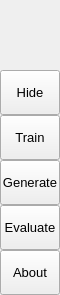
        <widget class="QFrame" name="leftMenuBg">
         <property name="minimumSize">
          <size>
           <width>60</width>
           <height>0</height>
          </size>
         </property>
         <property name="maximumSize">
          <size>
           <width>60</width>
           <height>16777215</height>
          </size>
         </property>
         <property name="frameShape">
          <enum>QFrame::NoFrame</enum>
         </property>
         <property name="frameShadow">
          <enum>QFrame::Raised</enum>
         </property>
         <layout class="QVBoxLayout" name="verticalLayout_3">
          <property name="spacing">
           <number>0</number>
          </property>
          <property name="leftMargin">
           <number>0</number>
          </property>
          <property name="topMargin">
           <number>0</number>
          </property>
          <property name="rightMargin">
           <number>0</number>
          </property>
          <property name="bottomMargin">
           <number>0</number>
          </property>
          <item>
           <widget class="QFrame" name="topLogoInfo">
            <property name="minimumSize">
             <size>
              <width>0</width>
              <height>70</height>
             </size>
            </property>
            <property name="maximumSize">
             <size>
              <width>16777215</width>
              <height>70</height>
             </size>
            </property>
            <property name="frameShape">
             <enum>QFrame::NoFrame</enum>
            </property>
            <property name="frameShadow">
             <enum>QFrame::Raised</enum>
            </property>
            <widget class="QLabel" name="titleLeftApp">
             <property name="geometry">
              <rect>
               <x>70</x>
               <y>8</y>
               <width>160</width>
               <height>20</height>
              </rect>
             </property>
             <property name="font">
              <font>
               <family>Segoe UI Semibold</family>
               <pointsize>12</pointsize>
               <italic>false</italic>
               <bold>false</bold>
              </font>
             </property>
             <property name="text">
              <string>DGGI</string>
             </property>
             <property name="alignment">
              <set>Qt::AlignLeading|Qt::AlignLeft|Qt::AlignTop</set>
             </property>
            </widget>
            <widget class="QLabel" name="titleLeftDescription">
             <property name="geometry">
              <rect>
               <x>70</x>
               <y>27</y>
               <width>160</width>
               <height>31</height>
              </rect>
             </property>
             <property name="maximumSize">
              <size>
               <width>16777215</width>
               <height>100</height>
              </size>
             </property>
             <property name="font">
              <font>
               <family>Segoe UI</family>
               <pointsize>8</pointsize>
               <italic>false</italic>
               <bold>false</bold>
              </font>
             </property>
             <property name="text">
              <string>&lt;html&gt;&lt;head/&gt;&lt;body&gt;&lt;p&gt;Deep-generative graphs&lt;br/&gt;for the Internet&lt;/p&gt;&lt;/body&gt;&lt;/html&gt;</string>
             </property>
             <property name="alignment">
              <set>Qt::AlignLeading|Qt::AlignLeft|Qt::AlignTop</set>
             </property>
            </widget>
            <widget class="QFrame" name="frame_62">
             <property name="geometry">
              <rect>
               <x>10</x>
               <y>10</y>
               <width>50</width>
               <height>50</height>
              </rect>
             </property>
             <property name="autoFillBackground">
              <bool>false</bool>
             </property>
             <property name="styleSheet">
              <string notr="true">
image: url(:/images/images/images/logo.png);</string>
             </property>
             <property name="frameShape">
              <enum>QFrame::NoFrame</enum>
             </property>
             <property name="frameShadow">
              <enum>QFrame::Raised</enum>
             </property>
            </widget>
           </widget>
          </item>
          <item>
           <widget class="QFrame" name="leftMenuFrame">
            <property name="frameShape">
             <enum>QFrame::NoFrame</enum>
            </property>
            <property name="frameShadow">
             <enum>QFrame::Raised</enum>
            </property>
            <layout class="QVBoxLayout" name="verticalMenuLayout">
             <property name="spacing">
              <number>0</number>
             </property>
             <property name="leftMargin">
              <number>0</number>
             </property>
             <property name="topMargin">
              <number>0</number>
             </property>
             <property name="rightMargin">
              <number>0</number>
             </property>
             <property name="bottomMargin">
              <number>0</number>
             </property>
             <item>
              <widget class="QFrame" name="toggleBox">
               <property name="maximumSize">
                <size>
                 <width>16777215</width>
                 <height>45</height>
                </size>
               </property>
               <property name="frameShape">
                <enum>QFrame::NoFrame</enum>
               </property>
               <property name="frameShadow">
                <enum>QFrame::Raised</enum>
               </property>
               <layout class="QVBoxLayout" name="verticalLayout_4">
                <property name="spacing">
                 <number>0</number>
                </property>
                <property name="leftMargin">
                 <number>0</number>
                </property>
                <property name="topMargin">
                 <number>0</number>
                </property>
                <property name="rightMargin">
                 <number>0</number>
                </property>
                <property name="bottomMargin">
                 <number>0</number>
                </property>
                <item>
                 <widget class="QPushButton" name="toggleButton">
                  <property name="sizePolicy">
                   <sizepolicy hsizetype="Expanding" vsizetype="Fixed">
                    <horstretch>0</horstretch>
                    <verstretch>0</verstretch>
                   </sizepolicy>
                  </property>
                  <property name="minimumSize">
                   <size>
                    <width>0</width>
                    <height>45</height>
                   </size>
                  </property>
                  <property name="font">
                   <font>
                    <family>Segoe UI</family>
                    <pointsize>10</pointsize>
                    <italic>false</italic>
                    <bold>false</bold>
                   </font>
                  </property>
                  <property name="cursor">
                   <cursorShape>PointingHandCursor</cursorShape>
                  </property>
                  <property name="layoutDirection">
                   <enum>Qt::LeftToRight</enum>
                  </property>
                  <property name="styleSheet">
                   <string notr="true">background-image: url(:/icons/images/icons/icon_menu.png);</string>
                  </property>
                  <property name="text">
                   <string>Hide</string>
                  </property>
                 </widget>
                </item>
               </layout>
              </widget>
             </item>
             <item alignment="Qt::AlignTop">
              <widget class="QFrame" name="topMenu">
               <property name="frameShape">
                <enum>QFrame::NoFrame</enum>
               </property>
               <property name="frameShadow">
                <enum>QFrame::Raised</enum>
               </property>
               <layout class="QVBoxLayout" name="verticalLayout_8">
                <property name="spacing">
                 <number>0</number>
                </property>
                <property name="leftMargin">
                 <number>0</number>
                </property>
                <property name="topMargin">
                 <number>0</number>
                </property>
                <property name="rightMargin">
                 <number>0</number>
                </property>
                <property name="bottomMargin">
                 <number>0</number>
                </property>
                <item>
                 <widget class="QPushButton" name="btn_train">
                  <property name="sizePolicy">
                   <sizepolicy hsizetype="Expanding" vsizetype="Fixed">
                    <horstretch>0</horstretch>
                    <verstretch>0</verstretch>
                   </sizepolicy>
                  </property>
                  <property name="minimumSize">
                   <size>
                    <width>0</width>
                    <height>45</height>
                   </size>
                  </property>
                  <property name="font">
                   <font>
                    <family>Segoe UI</family>
                    <pointsize>10</pointsize>
                    <italic>false</italic>
                    <bold>false</bold>
                   </font>
                  </property>
                  <property name="cursor">
                   <cursorShape>PointingHandCursor</cursorShape>
                  </property>
                  <property name="layoutDirection">
                   <enum>Qt::LeftToRight</enum>
                  </property>
                  <property name="styleSheet">
                   <string notr="true">background-image: url(:/icons/images/icons/icon_layer_solid.png);</string>
                  </property>
                  <property name="text">
                   <string>Train</string>
                  </property>
                 </widget>
                </item>
                <item>
                 <widget class="QPushButton" name="btn_generate">
                  <property name="sizePolicy">
                   <sizepolicy hsizetype="Expanding" vsizetype="Fixed">
                    <horstretch>0</horstretch>
                    <verstretch>0</verstretch>
                   </sizepolicy>
                  </property>
                  <property name="minimumSize">
                   <size>
                    <width>0</width>
                    <height>45</height>
                   </size>
                  </property>
                  <property name="font">
                   <font>
                    <family>Segoe UI</family>
                    <pointsize>10</pointsize>
                    <italic>false</italic>
                    <bold>false</bold>
                   </font>
                  </property>
                  <property name="cursor">
                   <cursorShape>PointingHandCursor</cursorShape>
                  </property>
                  <property name="layoutDirection">
                   <enum>Qt::LeftToRight</enum>
                  </property>
                  <property name="styleSheet">
                   <string notr="true">background-image: url(:/icons/images/icons/icon_project_diagram.png);</string>
                  </property>
                  <property name="text">
                   <string>Generate</string>
                  </property>
                 </widget>
                </item>
                <item>
                 <widget class="QPushButton" name="btn_evaluate">
                  <property name="sizePolicy">
                   <sizepolicy hsizetype="Expanding" vsizetype="Fixed">
                    <horstretch>0</horstretch>
                    <verstretch>0</verstretch>
                   </sizepolicy>
                  </property>
                  <property name="minimumSize">
                   <size>
                    <width>0</width>
                    <height>45</height>
                   </size>
                  </property>
                  <property name="font">
                   <font>
                    <family>Segoe UI</family>
                    <pointsize>10</pointsize>
                    <italic>false</italic>
                    <bold>false</bold>
                   </font>
                  </property>
                  <property name="cursor">
                   <cursorShape>PointingHandCursor</cursorShape>
                  </property>
                  <property name="layoutDirection">
                   <enum>Qt::LeftToRight</enum>
                  </property>
                  <property name="styleSheet">
                   <string notr="true">background-image: url(:/icons/images/icons/icon_chart_bar.png);</string>
                  </property>
                  <property name="text">
                   <string>Evaluate</string>
                  </property>
                 </widget>
                </item>
               </layout>
              </widget>
             </item>
             <item alignment="Qt::AlignBottom">
              <widget class="QFrame" name="bottomMenu">
               <property name="frameShape">
                <enum>QFrame::NoFrame</enum>
               </property>
               <property name="frameShadow">
                <enum>QFrame::Raised</enum>
               </property>
               <layout class="QVBoxLayout" name="verticalLayout_9">
                <property name="spacing">
                 <number>0</number>
                </property>
                <property name="leftMargin">
                 <number>0</number>
                </property>
                <property name="topMargin">
                 <number>0</number>
                </property>
                <property name="rightMargin">
                 <number>0</number>
                </property>
                <property name="bottomMargin">
                 <number>0</number>
                </property>
                <item>
                 <widget class="QPushButton" name="toggleLeftBox">
                  <property name="sizePolicy">
                   <sizepolicy hsizetype="Expanding" vsizetype="Fixed">
                    <horstretch>0</horstretch>
                    <verstretch>0</verstretch>
                   </sizepolicy>
                  </property>
                  <property name="minimumSize">
                   <size>
                    <width>0</width>
                    <height>45</height>
                   </size>
                  </property>
                  <property name="font">
                   <font>
                    <family>Segoe UI</family>
                    <pointsize>10</pointsize>
                    <italic>false</italic>
                    <bold>false</bold>
                   </font>
                  </property>
                  <property name="cursor">
                   <cursorShape>PointingHandCursor</cursorShape>
                  </property>
                  <property name="layoutDirection">
                   <enum>Qt::LeftToRight</enum>
                  </property>
                  <property name="styleSheet">
                   <string notr="true">background-image: url(:/icons/images/icons/icon_info.png);</string>
                  </property>
                  <property name="text">
                   <string>About</string>
                  </property>
                 </widget>
                </item>
               </layout>
              </widget>
             </item>
            </layout>
           </widget>
          </item>
         </layout>
        </widget>
